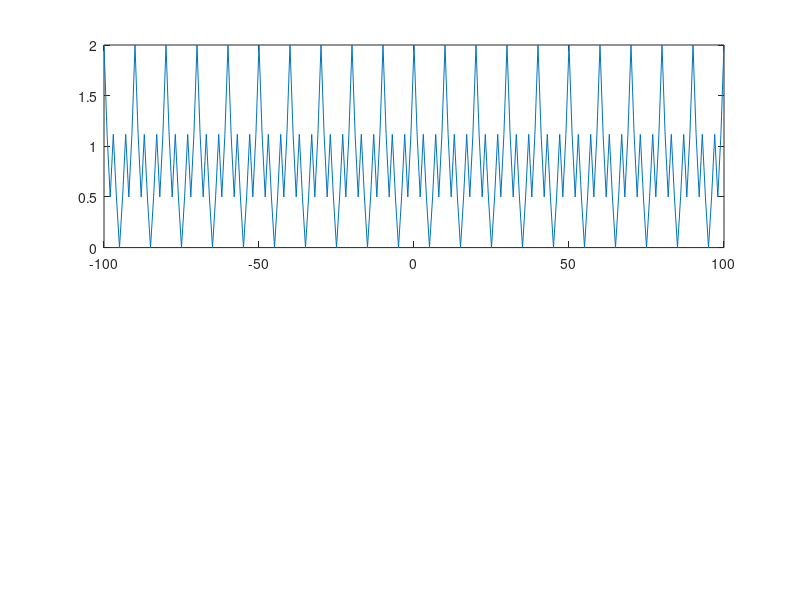

Write MATLAB code to recreate this figure. (Note: this script raises an error after producing the figure.)
%Load h2
load('LPF.mat')

% X[n] frequancy response
n=-100:1:100;
x=2*cos((1/10)*pi*n).*cos((3/10)*pi*n);
subplot(2,1,1)
plot(n,abs(x))
ax=gca;
ax.YLim= [-0.1,2.1];

[h,w] = freqz(x,1);
subplot(2,1,2)
plot(w/pi,abs(h))
ax = gca;
ax.YLim = [0 100];
ax.XTick = 0:.05:2;
xlabel('Normalized Frequency (\times\pi rad/sample)')
ylabel('Magnitude')


